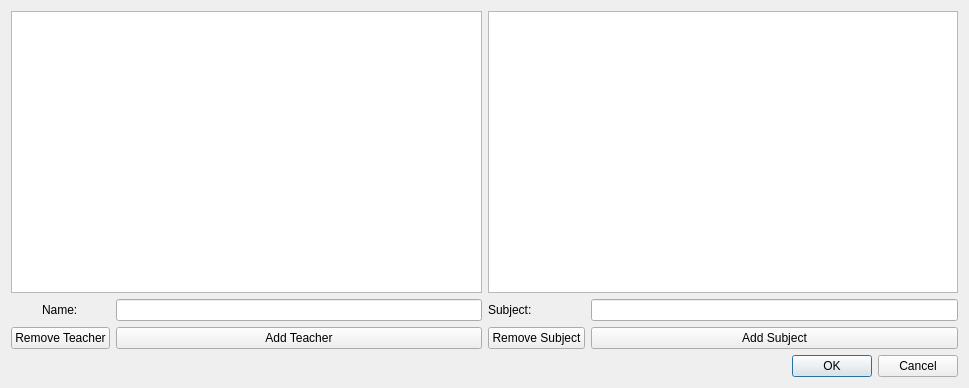
<?xml version="1.0" encoding="UTF-8"?>
<ui version="4.0">
 <class>teacher_dialog</class>
 <widget class="QDialog" name="teacher_dialog">
  <property name="geometry">
   <rect>
    <x>0</x>
    <y>0</y>
    <width>969</width>
    <height>388</height>
   </rect>
  </property>
  <property name="windowTitle">
   <string>Dialog</string>
  </property>
  <layout class="QVBoxLayout" name="verticalLayout_2">
   <item>
    <layout class="QHBoxLayout" name="horizontalLayout">
     <item>
      <layout class="QVBoxLayout" name="verticalLayout">
       <item>
        <widget class="QListView" name="teachers_list"/>
       </item>
       <item>
        <layout class="QFormLayout" name="formLayout">
         <property name="labelAlignment">
          <set>Qt::AlignCenter</set>
         </property>
         <property name="formAlignment">
          <set>Qt::AlignHCenter|Qt::AlignTop</set>
         </property>
         <item row="0" column="1">
          <widget class="QLineEdit" name="teachers_name"/>
         </item>
         <item row="0" column="0">
          <widget class="QLabel" name="label">
           <property name="text">
            <string>Name:</string>
           </property>
          </widget>
         </item>
         <item row="1" column="1">
          <widget class="QPushButton" name="add_t_button">
           <property name="text">
            <string>Add Teacher</string>
           </property>
          </widget>
         </item>
         <item row="1" column="0">
          <widget class="QPushButton" name="remove_t_button">
           <property name="text">
            <string>Remove Teacher</string>
           </property>
          </widget>
         </item>
        </layout>
       </item>
      </layout>
     </item>
     <item>
      <layout class="QVBoxLayout" name="verticalLayout_3">
       <item>
        <widget class="QListView" name="subjects_list"/>
       </item>
       <item>
        <layout class="QFormLayout" name="formLayout_2">
         <item row="0" column="1">
          <widget class="QLineEdit" name="subject_name"/>
         </item>
         <item row="0" column="0">
          <widget class="QLabel" name="label_3">
           <property name="text">
            <string>Subject:</string>
           </property>
          </widget>
         </item>
         <item row="1" column="1">
          <widget class="QPushButton" name="add_s_button">
           <property name="text">
            <string>Add Subject</string>
           </property>
          </widget>
         </item>
         <item row="1" column="0">
          <widget class="QPushButton" name="remove_s_button">
           <property name="text">
            <string>Remove Subject</string>
           </property>
          </widget>
         </item>
        </layout>
       </item>
      </layout>
     </item>
    </layout>
   </item>
   <item>
    <widget class="QDialogButtonBox" name="buttonBox">
     <property name="orientation">
      <enum>Qt::Horizontal</enum>
     </property>
     <property name="standardButtons">
      <set>QDialogButtonBox::Cancel|QDialogButtonBox::Ok</set>
     </property>
    </widget>
   </item>
  </layout>
 </widget>
 <resources/>
 <connections>
  <connection>
   <sender>buttonBox</sender>
   <signal>rejected()</signal>
   <receiver>teacher_dialog</receiver>
   <slot>reject()</slot>
   <hints>
    <hint type="sourcelabel">
     <x>316</x>
     <y>260</y>
    </hint>
    <hint type="destinationlabel">
     <x>286</x>
     <y>274</y>
    </hint>
   </hints>
  </connection>
  <connection>
   <sender>buttonBox</sender>
   <signal>accepted()</signal>
   <receiver>teacher_dialog</receiver>
   <slot>accept()</slot>
   <hints>
    <hint type="sourcelabel">
     <x>248</x>
     <y>254</y>
    </hint>
    <hint type="destinationlabel">
     <x>157</x>
     <y>274</y>
    </hint>
   </hints>
  </connection>
 </connections>
</ui>
